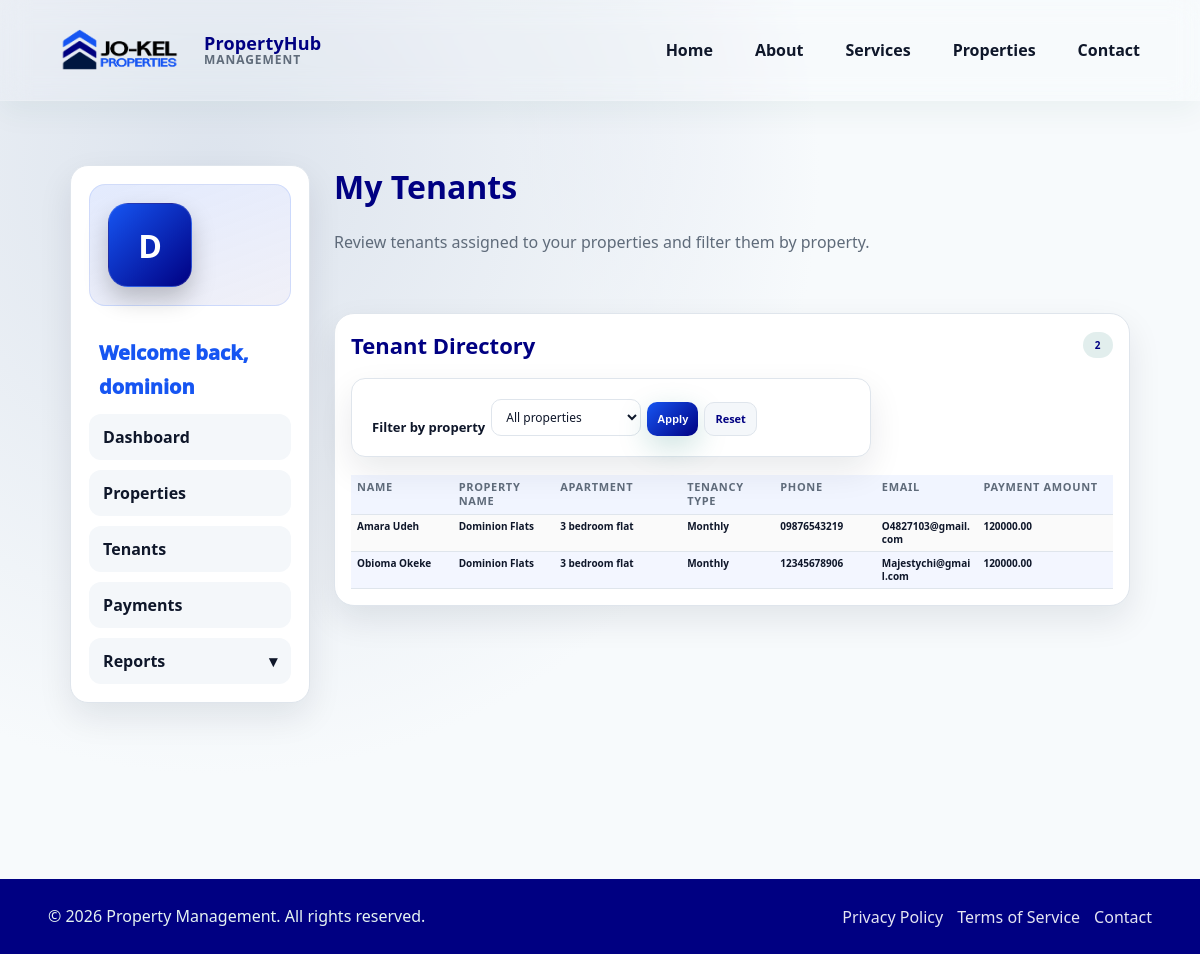
The app's page /accounts/landlord/tenants/ (signed in) with its own data.
### apps/tenants/models.py (models this page shows, shortened)
class Tenant(models.Model):
    TENANCY_TYPE_MONTHLY = 'monthly'
    TENANCY_TYPE_QUARTERLY = 'quarterly'
    TENANCY_TYPE_BIANNUALLY = 'biannually'
    TENANCY_TYPE_YEARLY = 'yearly'
    TENANCY_TYPE_CHOICES = [
        (TENANCY_TYPE_MONTHLY, 'Monthly'),
        (TENANCY_TYPE_QUARTERLY, 'Quarterly'),
        (TENANCY_TYPE_BIANNUALLY, 'Biannually'),
        (TENANCY_TYPE_YEARLY, 'Yearly'),
    ]
    PAYMENT_MODE_CASH = 'cash'
    PAYMENT_MODE_TRANSFER = 'transfer'
    PAYMENT_MODE_CARD = 'card'
    PAYMENT_MODE_OTHER = 'other'
    PAYMENT_MODE_CHOICES = [
        (PAYMENT_MODE_CASH, 'Cash'),
        (PAYMENT_MODE_TRANSFER, 'Transfer'),
        (PAYMENT_MODE_CARD, 'Card'),
        (PAYMENT_MODE_OTHER, 'Other'),
    ]
    name = models.CharField(max_length=160)
    phone_number = models.CharField(max_length=30)
    apartment_type = models.CharField(max_length=120)
    tenancy_type = models.CharField(
        max_length=20,
        choices=TENANCY_TYPE_CHOICES,
        default=TENANCY_TYPE_MONTHLY,
    )
    payment_mode = models.CharField(max_length=20, choices=PAYMENT_MODE_CHOICES)
    address = models.TextField()
    email = models.EmailField()
    landlord = models.ForeignKey(
        Landlord,
        on_delete=models.SET_NULL,
        related_name='tenants',
        null=True,
        blank=True,
    )
    property = models.ForeignKey(
        Property,
        on_delete=models.SET_NULL,
        related_name='tenants',
        null=True,
        blank=True,
    )
    landlord_name = models.CharField(max_length=160)
    payment_amount = models.DecimalField(max_digits=12, decimal_places=2)
    created_at = models.DateTimeField(auto_now_add=True)
    updated_at = models.DateTimeField(auto_now=True)
    class Meta:
        ordering = ['name']

### apps/properties/models.py (models this page shows, shortened)
class Property(models.Model):
    landlord = models.ForeignKey(
        Landlord,
        on_delete=models.CASCADE,
        related_name='managed_properties',
    )
    property_name = models.CharField(max_length=160)
    property_type = models.CharField(max_length=120)
    number_of_units = models.PositiveIntegerField(default=1, validators=[MinValueValidator(1)])
    address = models.TextField()
    city = models.CharField(max_length=120, blank=True)
    state = models.CharField(max_length=120, blank=True)
    description = models.TextField(blank=True)
    created_at = models.DateTimeField(auto_now_add=True)
    updated_at = models.DateTimeField(auto_now=True)
    class Meta:
        ordering = ['property_name', '-created_at']

### apps/accounts/views.py (the view)
# urls.py: path('landlord/tenants/', LandlordTenantListView.as_view(), name='landlord-tenant-list'),
class LandlordTenantListView(LandlordOnlyMixin, TemplateView):
    template_name = 'accounts/landlord_tenant_list.html'
    def get_context_data(self, **kwargs):
        context = super().get_context_data(**kwargs)
        landlord = self.get_landlord_profile()
        selected_property_id = self.request.GET.get('property')
        if landlord is None:
            properties = Property.objects.none()
            tenants = Tenant.objects.none()
        else:
            properties = (
                Property.objects.filter(landlord=landlord)
                .select_related('landlord', 'landlord__user')
                .order_by('property_name')
            )
            tenants = (
                Tenant.objects.filter(landlord=landlord)
                .select_related('landlord', 'landlord__user', 'property')
                .order_by('name')
            )
        if selected_property_id and properties.filter(pk=selected_property_id).exists():
            tenants = tenants.filter(property_id=selected_property_id)
        tenants = list(tenants)
        for tenant in tenants:
            tenant.property_name_display = tenant.property.property_name if tenant.property_id else 'Not assigned'
        context.update(
            {
                'managed_tenants': tenants,
                'managed_tenants_count': len(tenants),
                'property_options': properties,
                'selected_property_id': selected_property_id or '',
            }
        )
        return context

### apps/accounts/adapter.py (called while the page is built)
def get_user_role(user):
    if not user.is_authenticated:
        return UserProfile.ROLE_USER
    profile = getattr(user, 'profile', None)
    if profile and profile.role:
        return profile.role
    if user.is_staff:
        return UserProfile.ROLE_STAFF
    return UserProfile.ROLE_USER

### apps/accounts/views.py (called while the page is built)
    def dispatch(self, request, *args, **kwargs):
        if get_user_role(request.user) != UserProfile.ROLE_LANDLORD:
            return redirect(get_dashboard_url_for_user(request.user))
        return super().dispatch(request, *args, **kwargs)

    def get_landlord_profile(self):
        return getattr(self.request.user, 'landlord_profile', None)

### templates/accounts/landlord_tenant_list.html (shortened to what this page needs)
{% extends 'dashboard/landlord_base.html' %}
{% block dashboard_content %}
<div class="dashboard-header">
    <div>
        <h1>My Tenants</h1>
        <p>Review tenants assigned to your properties and filter them by property.</p>
    </div>
</div>
<section class="dashboard-panel dashboard-panel--tenant-directory">
    <div class="dashboard-panel-header">
        <h2>Tenant Directory</h2>
        <span class="pill">{{ managed_tenants_count }}</span>
    </div>
    <form method="get" class="dashboard-filter-bar">
        <label for="property" class="dashboard-filter-label">Filter by property</label>
        <select name="property" id="property" class="dashboard-filter-select">
            <option value="">All properties</option>
        </select>
        <div class="dashboard-filter-actions">
            <button type="submit" class="dashboard-filter-button">Apply</button>
            <a href="{% url 'accounts:landlord-tenant-list' %}" class="dashboard-filter-reset">Reset</a>
        </div>
    </form>
    <div class="dashboard-table-wrap dashboard-table-wrap--tenant-directory">
        <table class="dashboard-table dashboard-table--tenant-directory">
            <thead>
                <tr>
                    <th>Name</th>
                    <th>Property Name</th>
                    <th>Apartment</th>
                    <th>Tenancy Type</th>
                    <th>Phone</th>
                    <th>Email</th>
                    <th>Payment Amount</th>
                </tr>
            </thead>
            <tbody>
                {% for tenant in managed_tenants %}
                <tr class="dashboard-table-row-link" data-href="{% url 'accounts:landlord-tenant-detail' tenant.pk %}" tabindex="0" role="link" aria-label="Open tenant record for {{ tenant.name }}">
                    <td>{{ tenant.name }}</td>
                    <td>{{ tenant.property_name_display }}</td>
                    <td>{{ tenant.apartment_type }}</td>
                    <td>{{ tenant.get_tenancy_type_display }}</td>
                    <td>{{ tenant.phone_number }}</td>
                    <td>{{ tenant.email }}</td>
                    <td>{{ tenant.payment_amount }}</td>
                </tr>
                {% empty %}
                <tr>
                    <td colspan="7" class="dashboard-table-empty">No tenants are assigned to your properties yet.</td>
                </tr>
                {% endfor %}
            </tbody>
        </table>
    </div>
</section>
{% endblock %}

### dashboard/templates/dashboard/landlord_base.html (shortened to what this page needs)
{% extends 'dashboard/base.html' %}
{% block dashboard_sidebar %}
<div class="sidebar-profile">
    <div class="sidebar-profile-avatar" aria-hidden="true">
        {{ request.user.get_full_name|default:request.user.username|slice:":1"|upper }}
    </div>
</div>
<div class="sidebar-profile-copy">
    <p class="sidebar-profile-greeting">Welcome back, {{ request.user.get_full_name|default:request.user.username }}</p>
</div>
<nav class="sidebar-nav">
    <ul>
        <li><a href="{% url 'dashboard:landlord' %}">Dashboard</a></li>
        <li><a href="{% url 'accounts:landlord-property-list' %}">Properties</a></li>
        <li><a href="{% url 'accounts:landlord-tenant-list' %}">Tenants</a></li>
        <li><a href="{% url 'dashboard:landlord-payments' %}">Payments</a></li>
        <li class="sidebar-dropdown-item">
            <details class="sidebar-dropdown">
                <summary>Reports</summary>
            </details>
        </li>
    </ul>
</nav>
{% endblock %}

### records on screen
Tenant: name "Amara Udeh", property_name_display "Dominion Flats", apartment_type "3 bedroom flat", tenancy_type "Monthly", phone_number "09876543219", email "O4827103@gmail.com", payment_amount "120000.00"
Tenant: name "Obioma Okeke", property_name_display "Dominion Flats", apartment_type "3 bedroom flat", tenancy_type "Monthly", phone_number "12345678906", email "Majestychi@gmail.com", payment_amount "120000.00"

### other values on screen
{{ request.user.get_full_name|default:request.user.username }} "dominion"
{{ managed_tenants_count }} "2"
